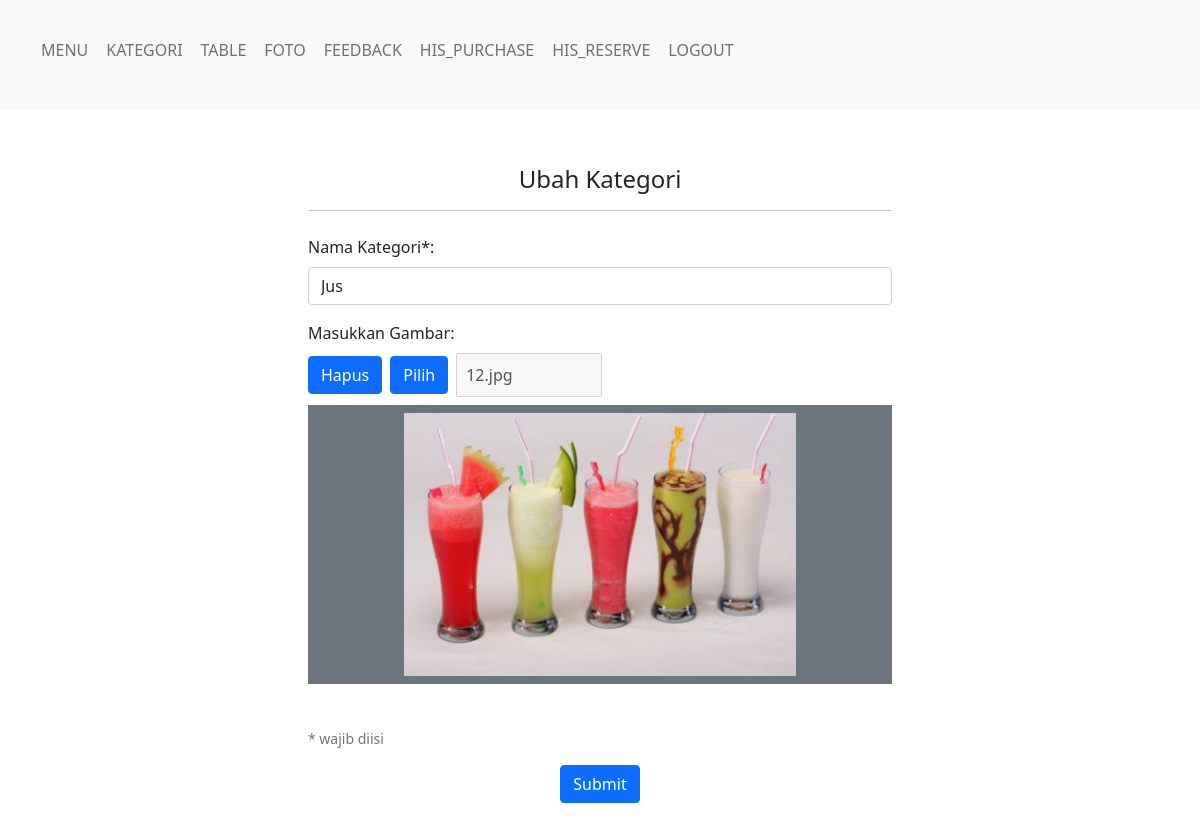
/administrator/addEditCategory.php?id=12 (signed in), run on the app's committed database.
### tables this page shows
CREATE TABLE IF NOT EXISTS `kategori_tb` (
  `id` int(255) NOT NULL AUTO_INCREMENT,
  `nama_kategori` varchar(50) NOT NULL,
  `nama_foto` varchar(50) NOT NULL DEFAULT 'non.png',
  PRIMARY KEY (`id`)
);

### administrator/addEditCategory.php (the view, shortened to what this page needs)
<?php
    include('_dbconfig/dbConfig.php');
    if(isset($_GET['id'])){
        $id = $_GET['id'];
        $stmt = $db->prepare('SELECT * FROM kategori_tb WHERE id = :id');
        $stmt->bindParam(':id', $id, PDO::PARAM_INT, 255);
        $stmt->execute();
        $output = $stmt->fetch(PDO::FETCH_ASSOC);
    }
?>
<!DOCTYPE html>
<html translate="no">
    <head>
        <?php include("_library/lib-include.php") ?>
    </head>
    <body>
        <?php
            include('_framework/header.php');
        ?>
        <div class="mt-5 p-2 m-auto" style="max-width: 600px">
            <h4 class="text-center">
                <?php
                    if(isset($_GET['id'])){
                        echo 'Ubah Kategori';
                    }
                    else{
                        echo 'Tambahkan Kategori Baru';
                    }
                ?>
            </h4>
            <hr>
            <form action="<?php
                if(isset($_GET['id'])){
                    echo 'editCategory.php';
                }
                else{
                    echo 'addCategory.php';
                }
            ?>" method="POST" enctype="multipart/form-data">
                <div class="py-2">
                    <label class="form-label" for="namaKategori">Nama Kategori*:</label>
                    <input id="namaKategori" name="namaKategori" value="<?php
                        if(isset($_GET['id'])){
                            echo $output['nama_kategori'];
                        }
                        else{
                            echo '';
                        }
                    ?>" type="text" class="form-control" required/>
                </div>
                <div class="py-2">
                    <label class="form-label" for="gambarKategori">Masukkan Gambar:</label>
                    <div class="d-flex align-items-center">
                        <button type="button" id="deleteGambarBtn" class="btn btn-primary h-100">Hapus</button>
                        <button type="button" id="gambarKategoriBtn" class="btn btn-primary h-100 ms-2">Pilih</button>
                        <input id="gambarKategoriName" value=<?php
                            if(isset($_GET['id'])){
                                echo'"'.$output['nama_foto'].'"';
                            }
                            else{
                                echo'""';
                            }
                        ?> type="text" class="w-25 p-2 ms-2" disabled/>
                    </div>
                    <div class="py-2">
                        <div class="bg-secondary d-flex justify-content-center">
                            <img id="imageReview" class="p-2" src=<?php
                                if(isset($_GET['id'])){
                                    echo '"img/kategori_menu/'.$output['nama_foto'].'?dummy='.filemtime(dirname(__FILE__).'/img/kategori_menu/'.$output['nama_foto']).'"';
                                }
                                else{
                                    echo'"img/kategori_menu/non.png"';
                                }
                            ?>style="width: 70%;"/>
                        </div>
                    </div>
                </div>
                <br>
                <p class="form-text">* wajib diisi</p>
                <p class="text-center">
                    <button type="submit" name="submitBtn" class="btn btn-primary">Submit</button>
                </p>
            </form>
        </div>
    </body>
</html>

### data on the page
kategori_tb: namaKategori "Jus", nama_foto "12.jpg", nama_foto (placeholder picture)
